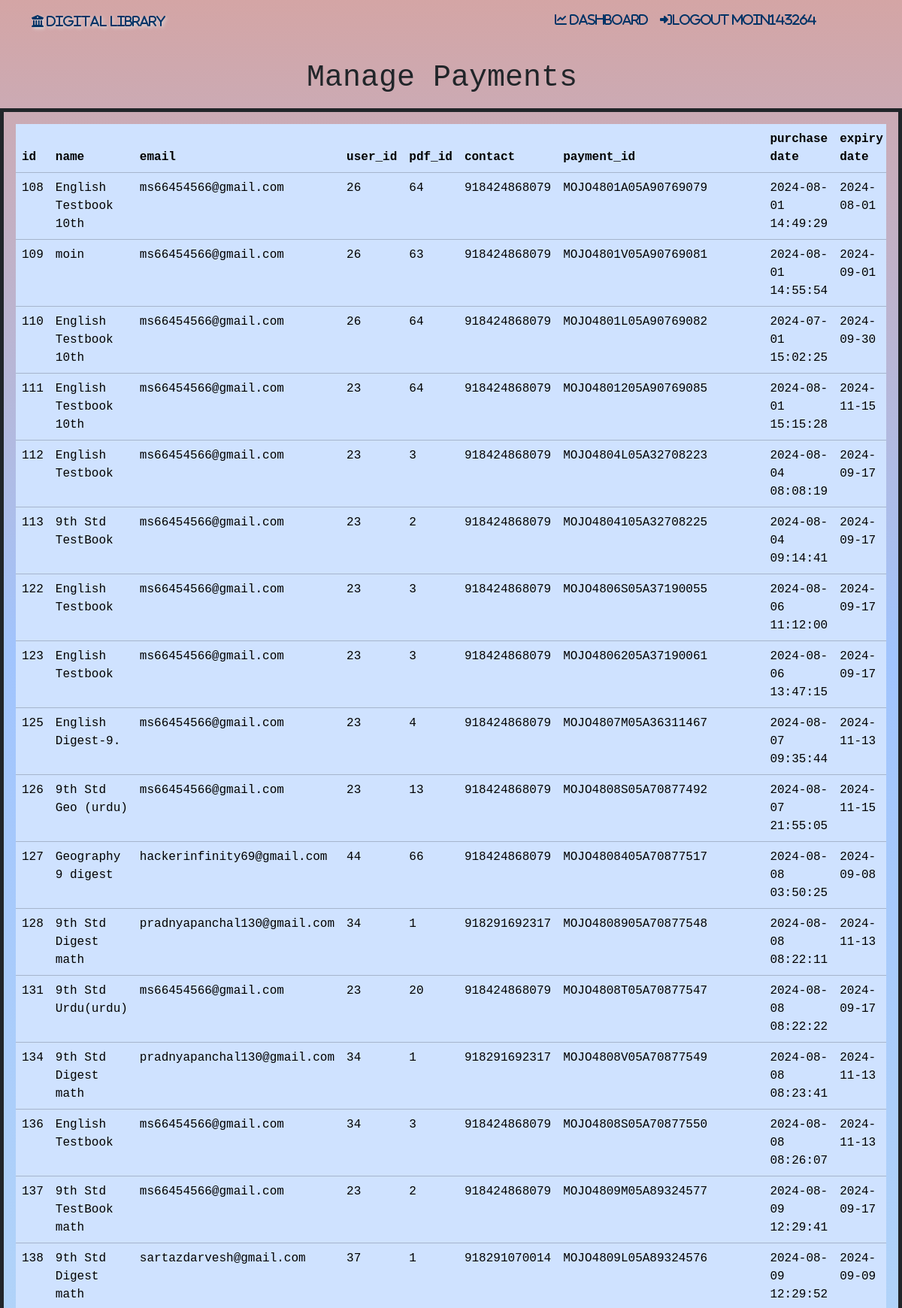
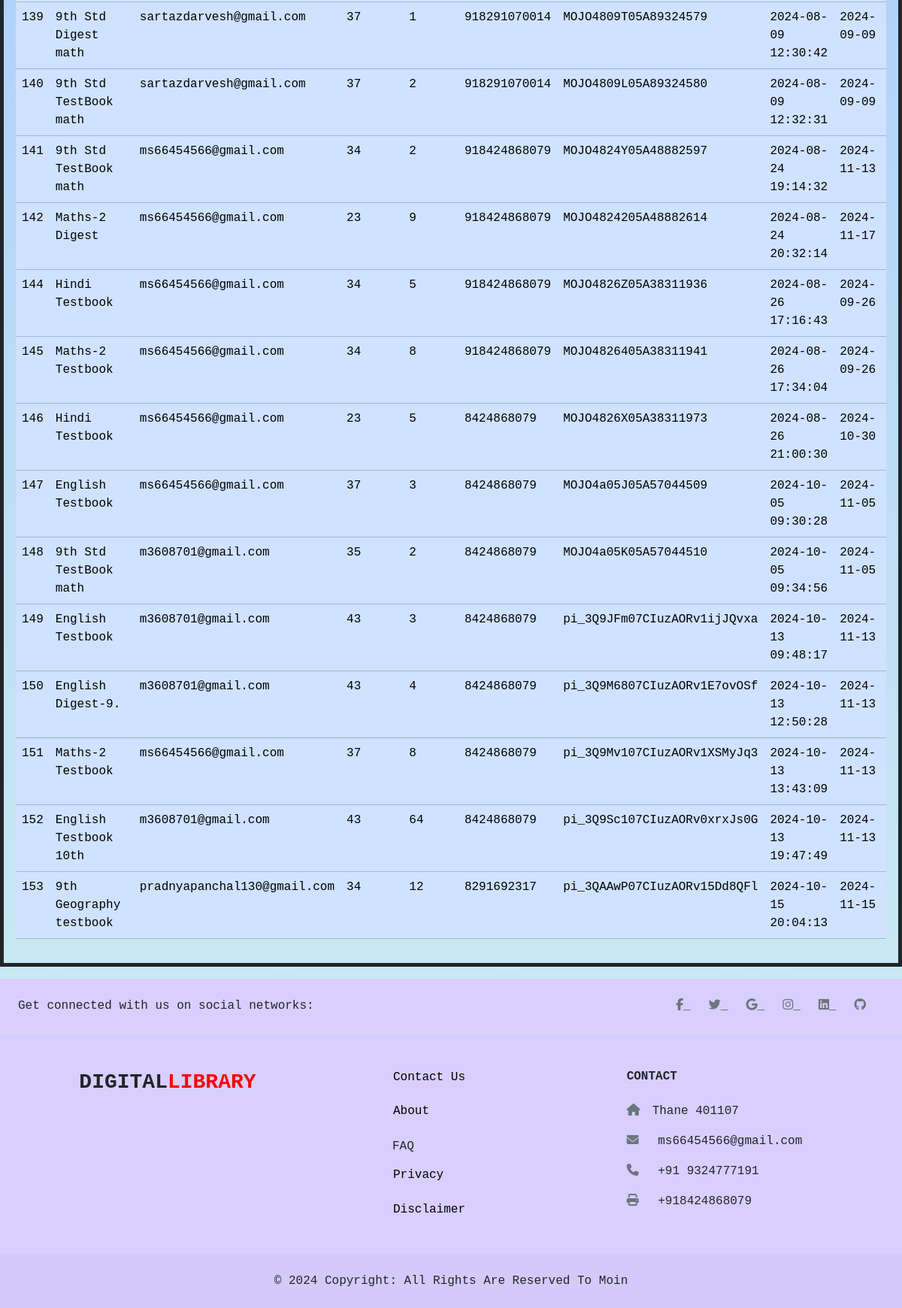
Page /admin/payment_manage.php (signed in) on the committed database (2 pictures, top to bottom).
### tables this page shows
CREATE TABLE `payments` (
  `id` int(11) NOT NULL,
  `name` varchar(255) NOT NULL,
  `email` varchar(1000) NOT NULL,
  `cost` int(11) NOT NULL,
  `contact` varchar(1000) NOT NULL,
  `payment_id` varchar(255) NOT NULL,
  `date_one_month_later` date NOT NULL,
  `user_id` int(11) NOT NULL,
  `pdf_id` int(11) NOT NULL,
  `purchase_time` datetime DEFAULT current_timestamp()
);

### admin/payment_manage.php (the view, shortened to what this page needs)
<!DOCTYPE html>
<html lang="en">
  <head>
      <link rel="stylesheet" href="../animate.css?v=1.0" />
    <link
      href="https://cdn.jsdelivr.net/npm/bootstrap@5.3.2/dist/css/bootstrap.min.css"
      rel="stylesheet"
    />
    <link
      rel="stylesheet"
      href="https://cdnjs.cloudflare.com/ajax/libs/font-awesome/5.15.4/css/all.min.css"
    />
  </head>
  <body
    class="ocean-breeze"
  >
    <header>
      <nav class="navbar navbar-expand-sm">
        <div class="container">
        <span
        class='fa-solid'
            style="
              color: #003366;
              text-shadow: 2px 2px 4px #ddd;
              text-shadow: #ddd;
            "
          >
          <i class="fas fa-university" style="font-size: 1.0em; color: #003366;">   Digital  Library</i>
          </span>
          <div class="collapse navbar-collapse" id="collapsibleNavId">
            <ul class="navbar-nav ms-auto mt-2 mt-lg-0 mx-5">
            <li class="nav-item">
                <a class="nav-link" href="index.php"
                  ><div class="icon">
                    <i style="color: #003366" class="fa-solid fa-chart-line">
                      Dashboard</i
                    >
                  </div>
                </a>
              </li>
              <li class="nav-item me-3">
                <a class="nav-link active" href="Admin_logout.php"
                  ><div class="sign-in">
                    <i
                      style="color: #003366"
                      class="fa-solid fa-right-to-bracket "
                    >logout <?php echo isset($_SESSION["logged"]) ? $_SESSION["logged"] : ''; ?></i>
                  </div>
                </a>
              </li>
            </ul>
          </div>
        </div>
      </nav>
    </header>
    <main>
    <?php
include "conn.php";
$sql="select * from payments;";
$result=mysqli_query($conn,$sql);
if (mysqli_num_rows($result)>0) {
    echo "
    <h1 class='text-center'>Manage Payments  <i class='fa-solid fa-bottom-to-bracket' aria-hidden='true'></i></h1>
    <div
        class='container-fluid my-3 p-3 border border-5 border-dark'
    >
        <div
            class='table-responsive'
        >
            <table
                class='table table-primary'
            >
                <thead>
                    <tr>
                        <th scope='col'>id</th>
                        <th scope='col'>name</th>
                        <th scope='col'>email</th>
                        <th scope='col'>user_id</th>
                        <th scope='col'>pdf_id</th>
                        <th scope='col'>contact</th>
                        <th scope='col'>payment_id</th>
                        <th scope='col'>purchase date</th>
                        <th scope='col'>expiry date</th>
                        <th scope='col'>cost</th>
                        <th scope='col'>Action</th>
                    </tr>
                </thead>
                <tbody>";
    while ($rows = mysqli_fetch_assoc($result)) {
        echo "
        <tr class=''>
            <td scope='row'>{$rows['id']}</td>
            <td>{$rows['name']}</td>
            <td>{$rows['email']}</td>
            <td>{$rows['user_id']}</td>
            <td>{$rows['pdf_id']}</td>
            <td scope='row'>{$rows['contact']}</td>
            <td>{$rows['payment_id']}</td>
            <td>{$rows['purchase_time']}</td>
            <td>{$rows['date_one_month_later']}</td>
            <td>{$rows['cost']}</td>
            <td scope='row'>
                <a
                    name=''
                    id=''
                    class='btn btn-danger'
                    href='del_pay.php?id={$rows['id']}'
                    role='button'
                    >Delete</a
                >
    </td>
        </tr>";
    }
    echo "
    </tbody>
</table>
</div>
</div>
";
} else {
    echo "something Went Wrong".mysqli_error($conn);
}
?>
    </main>
    <footer>
    </footer>
  </body>
</html>

### rows in the picture
payments: id "108", name "English Testbook 10th", email "ms66454566@gmail.com", user "26", pdf "64", contact "918424868079", payment "MOJO4801A05A90769079", purchase_time "2024-08-01 14:49:29", date_one_month_later "2024-08-01"
payments: id "109", name "moin", email "ms66454566@gmail.com", user "26", pdf "63", contact "918424868079", payment "MOJO4801V05A90769081", purchase_time "2024-08-01 14:55:54", date_one_month_later "2024-09-01"
payments: id "110", name "English Testbook 10th", email "ms66454566@gmail.com", user "26", pdf "64", contact "918424868079", payment "MOJO4801L05A90769082", purchase_time "2024-07-01 15:02:25", date_one_month_later "2024-09-30"
payments: id "111", name "English Testbook 10th", email "ms66454566@gmail.com", user "23", pdf "64", contact "918424868079", payment "MOJO4801205A90769085", purchase_time "2024-08-01 15:15:28", date_one_month_later "2024-11-15"
payments: id "112", name "English Testbook", email "ms66454566@gmail.com", user "23", pdf "3", contact "918424868079", payment "MOJO4804L05A32708223", purchase_time "2024-08-04 08:08:19", date_one_month_later "2024-09-17"
payments: id "113", name "9th Std TestBook", email "ms66454566@gmail.com", user "23", pdf "2", contact "918424868079", payment "MOJO4804105A32708225", purchase_time "2024-08-04 09:14:41", date_one_month_later "2024-09-17"
payments: id "122", name "English Testbook", email "ms66454566@gmail.com", user "23", pdf "3", contact "918424868079", payment "MOJO4806S05A37190055", purchase_time "2024-08-06 11:12:00", date_one_month_later "2024-09-17"
payments: id "123", name "English Testbook", email "ms66454566@gmail.com", user "23", pdf "3", contact "918424868079", payment "MOJO4806205A37190061", purchase_time "2024-08-06 13:47:15", date_one_month_later "2024-09-17"
payments: id "125", name "English Digest-9.", email "ms66454566@gmail.com", user "23", pdf "4", contact "918424868079", payment "MOJO4807M05A36311467", purchase_time "2024-08-07 09:35:44", date_one_month_later "2024-11-13"
payments: id "126", name "9th Std Geo (urdu)", email "ms66454566@gmail.com", user "23", pdf "13", contact "918424868079", payment "MOJO4808S05A70877492", purchase_time "2024-08-07 21:55:05", date_one_month_later "2024-11-15"
payments: id "127", name "Geography 9 digest", email "hackerinfinity69@gmail.com", user "44", pdf "66", contact "918424868079", payment "MOJO4808405A70877517", purchase_time "2024-08-08 03:50:25", date_one_month_later "2024-09-08"
payments: id "128", name "9th Std Digest math", email "pradnyapanchal130@gmail.com", user "34", pdf "1", contact "918291692317", payment "MOJO4808905A70877548", purchase_time "2024-08-08 08:22:11", date_one_month_later "2024-11-13"
payments: id "131", name "9th Std Urdu(urdu)", email "ms66454566@gmail.com", user "23", pdf "20", contact "918424868079", payment "MOJO4808T05A70877547", purchase_time "2024-08-08 08:22:22", date_one_month_later "2024-09-17"
payments: id "134", name "9th Std Digest math", email "pradnyapanchal130@gmail.com", user "34", pdf "1", contact "918291692317", payment "MOJO4808V05A70877549", purchase_time "2024-08-08 08:23:41", date_one_month_later "2024-11-13"
payments: id "136", name "English Testbook", email "ms66454566@gmail.com", user "34", pdf "3", contact "918424868079", payment "MOJO4808S05A70877550", purchase_time "2024-08-08 08:26:07", date_one_month_later "2024-11-13"
payments: id "137", name "9th Std TestBook math", email "ms66454566@gmail.com", user "23", pdf "2", contact "918424868079", payment "MOJO4809M05A89324577", purchase_time "2024-08-09 12:29:41", date_one_month_later "2024-09-17"
payments: id "138", name "9th Std Digest math", email "sartazdarvesh@gmail.com", user "37", pdf "1", contact "918291070014", payment "MOJO4809L05A89324576", purchase_time "2024-08-09 12:29:52", date_one_month_later "2024-09-09"
payments: id "139", name "9th Std Digest math", email "sartazdarvesh@gmail.com", user "37", pdf "1", contact "918291070014", payment "MOJO4809T05A89324579", purchase_time "2024-08-09 12:30:42", date_one_month_later "2024-09-09"
payments: id "140", name "9th Std TestBook math", email "sartazdarvesh@gmail.com", user "37", pdf "2", contact "918291070014", payment "MOJO4809L05A89324580", purchase_time "2024-08-09 12:32:31", date_one_month_later "2024-09-09"
payments: id "141", name "9th Std TestBook math", email "ms66454566@gmail.com", user "34", pdf "2", contact "918424868079", payment "MOJO4824Y05A48882597", purchase_time "2024-08-24 19:14:32", date_one_month_later "2024-11-13"
payments: id "142", name "Maths-2 Digest", email "ms66454566@gmail.com", user "23", pdf "9", contact "918424868079", payment "MOJO4824205A48882614", purchase_time "2024-08-24 20:32:14", date_one_month_later "2024-11-17"
payments: id "144", name "Hindi Testbook", email "ms66454566@gmail.com", user "34", pdf "5", contact "918424868079", payment "MOJO4826Z05A38311936", purchase_time "2024-08-26 17:16:43", date_one_month_later "2024-09-26"
payments: id "145", name "Maths-2 Testbook", email "ms66454566@gmail.com", user "34", pdf "8", contact "918424868079", payment "MOJO4826405A38311941", purchase_time "2024-08-26 17:34:04", date_one_month_later "2024-09-26"
payments: id "146", name "Hindi Testbook", email "ms66454566@gmail.com", user "23", pdf "5", contact "8424868079", payment "MOJO4826X05A38311973", purchase_time "2024-08-26 21:00:30", date_one_month_later "2024-10-30"
payments: id "147", name "English Testbook", email "ms66454566@gmail.com", user "37", pdf "3", contact "8424868079", payment "MOJO4a05J05A57044509", purchase_time "2024-10-05 09:30:28", date_one_month_later "2024-11-05"
payments: id "148", name "9th Std TestBook math", email "m3608701@gmail.com", user "35", pdf "2", contact "8424868079", payment "MOJO4a05K05A57044510", purchase_time "2024-10-05 09:34:56", date_one_month_later "2024-11-05"
payments: id "149", name "English Testbook", email "m3608701@gmail.com", user "43", pdf "3", contact "8424868079", payment "pi_3Q9JFm07CIuzAORv1ijJQvxa", purchase_time "2024-10-13 09:48:17", date_one_month_later "2024-11-13"
payments: id "150", name "English Digest-9.", email "m3608701@gmail.com", user "43", pdf "4", contact "8424868079", payment "pi_3Q9M6807CIuzAORv1E7ovOSf", purchase_time "2024-10-13 12:50:28", date_one_month_later "2024-11-13"
payments: id "151", name "Maths-2 Testbook", email "ms66454566@gmail.com", user "37", pdf "8", contact "8424868079", payment "pi_3Q9Mv107CIuzAORv1XSMyJq3", purchase_time "2024-10-13 13:43:09", date_one_month_later "2024-11-13"
payments: id "152", name "English Testbook 10th", email "m3608701@gmail.com", user "43", pdf "64", contact "8424868079", payment "pi_3Q9Sc107CIuzAORv0xrxJs0G", purchase_time "2024-10-13 19:47:49", date_one_month_later "2024-11-13"
payments: id "153", name "9th Geography testbook", email "pradnyapanchal130@gmail.com", user "34", pdf "12", contact "8291692317", payment "pi_3QAAwP07CIuzAORv15Dd8QFl", purchase_time "2024-10-15 20:04:13", date_one_month_later "2024-11-15"

### other values in the picture
$_SESSION["logged"] "Moin143264"
